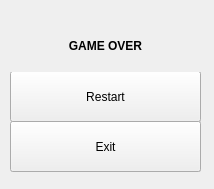
<?xml version="1.0" encoding="UTF-8"?>
<ui version="4.0">
 <class>Game_over</class>
 <widget class="QWidget" name="Game_Over">
  <property name="enabled">
   <bool>true</bool>
  </property>
  <property name="geometry">
   <rect>
    <x>0</x>
    <y>0</y>
    <width>214</width>
    <height>189</height>
   </rect>
  </property>
  <property name="windowTitle">
   <string>Form</string>
  </property>
  <property name="toolTip">
   <string>Qt::CustomizeWindowHint | Qt::WindowTitleHint</string>
  </property>
  <property name="toolTipDuration">
   <number>0</number>
  </property>
  <property name="whatsThis">
   <string>Qt::CustomizeWindowHint | Qt::WindowTitleHint</string>
  </property>
  <widget class="QGroupBox" name="groupBox">
   <property name="geometry">
    <rect>
     <x>10</x>
     <y>21</y>
     <width>191</width>
     <height>151</height>
    </rect>
   </property>
   <property name="title">
    <string/>
   </property>
   <widget class="QPushButton" name="pushButton">
    <property name="geometry">
     <rect>
      <x>0</x>
      <y>50</y>
      <width>191</width>
      <height>51</height>
     </rect>
    </property>
    <property name="text">
     <string>Restart</string>
    </property>
   </widget>
   <widget class="QLabel" name="label">
    <property name="geometry">
     <rect>
      <x>0</x>
      <y>0</y>
      <width>191</width>
      <height>51</height>
     </rect>
    </property>
    <property name="autoFillBackground">
     <bool>true</bool>
    </property>
    <property name="frameShape">
     <enum>QFrame::NoFrame</enum>
    </property>
    <property name="frameShadow">
     <enum>QFrame::Raised</enum>
    </property>
    <property name="text">
     <string>&lt;html&gt;&lt;head/&gt;&lt;body&gt;&lt;p&gt;&lt;span style=&quot; font-weight:700;&quot;&gt;GAME OVER&lt;/span&gt;&lt;/p&gt;&lt;/body&gt;&lt;/html&gt;</string>
    </property>
    <property name="textFormat">
     <enum>Qt::RichText</enum>
    </property>
    <property name="scaledContents">
     <bool>true</bool>
    </property>
    <property name="alignment">
     <set>Qt::AlignCenter</set>
    </property>
    <property name="margin">
     <number>5</number>
    </property>
    <property name="indent">
     <number>0</number>
    </property>
   </widget>
   <widget class="QPushButton" name="pushButton_2">
    <property name="geometry">
     <rect>
      <x>0</x>
      <y>100</y>
      <width>191</width>
      <height>51</height>
     </rect>
    </property>
    <property name="text">
     <string>Exit</string>
    </property>
   </widget>
  </widget>
 </widget>
 <resources/>
 <connections/>
</ui>
